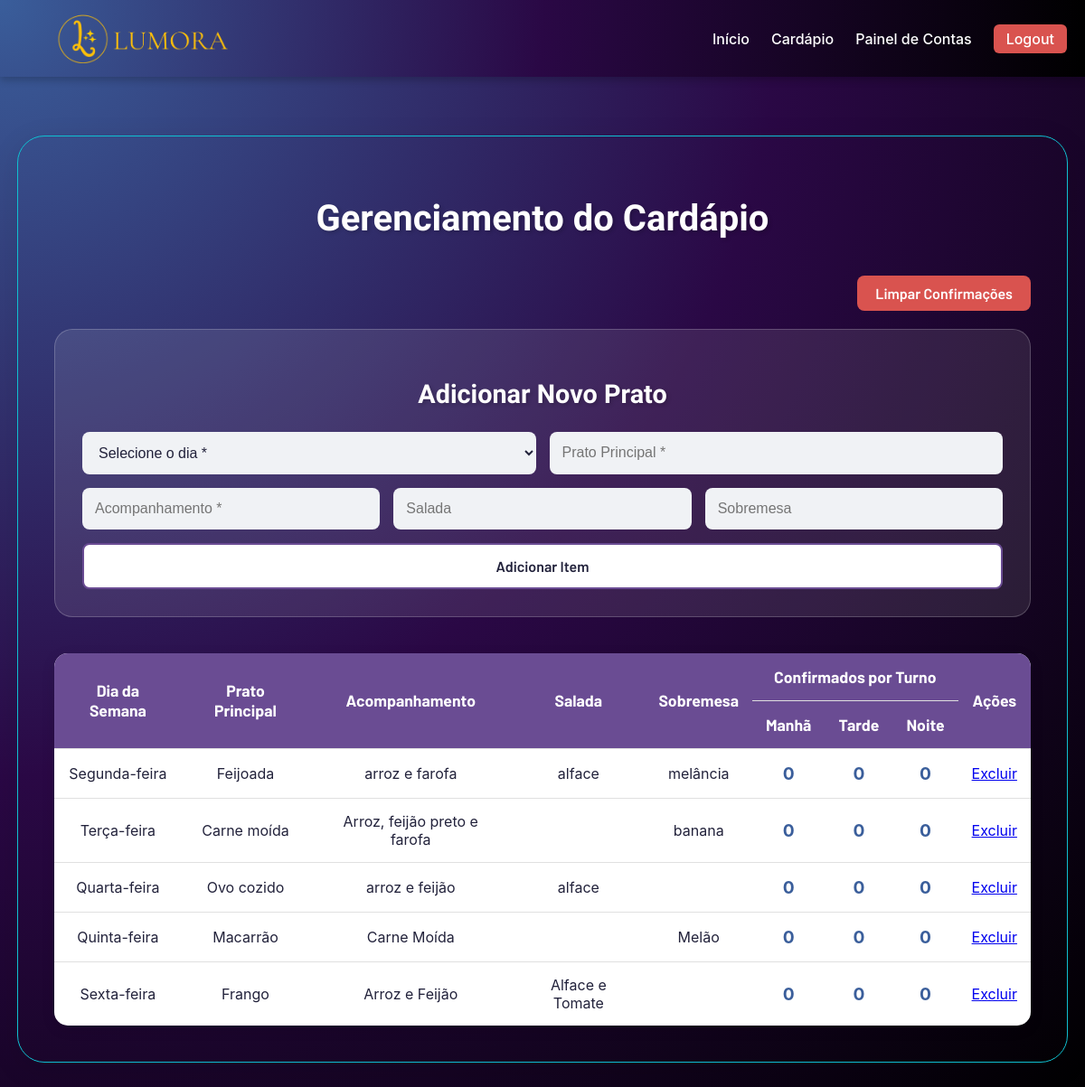
/gerenciar_cardapio.php (signed in), run on the app's committed database.
### tables this page shows
CREATE TABLE IF NOT EXISTS `tb_cardapio` (
  `id` int NOT NULL AUTO_INCREMENT,
  `dia_semana` enum('Segunda-feira','Terça-feira','Quarta-feira','Quinta-feira','Sexta-feira') NOT NULL,
  `prato_principal` varchar(255) NOT NULL,
  `acompanhamento` varchar(255) DEFAULT NULL,
  `salada` varchar(255) DEFAULT NULL,
  `sobremesa` varchar(255) DEFAULT NULL,
  PRIMARY KEY (`id`)
);

### conexao/conexao.php (called while the page is built, shortened)
<?php
class BancodeDados {
    private $host = "localhost";
    private $user = "root";
    private $senha = "";
    private $banco = "gestao_merenda";
	public function conecta(){
        $this->con = mysqli_connect($this->host, $this->user, $this->senha, $this->banco);
    }
}
?>

### gerenciar_cardapio.php (the view, shortened to what this page needs)
<?php
require_once('conexao/conexao.php');
$mysql = new BancodeDados();
$mysql->conecta();
$diasSemana = ['Segunda-feira', 'Terça-feira', 'Quarta-feira', 'Quinta-feira', 'Sexta-feira'];
$turnos = ['Manhã', 'Tarde', 'Noite'];
$contagemConfirmacoes = [];
foreach ($diasSemana as $dia) {
    foreach ($turnos as $turno) {
        $contagemConfirmacoes[$dia][$turno] = 0;
    }
}
?>
<!DOCTYPE html>
<html lang="pt-br">
<head>
    <link rel="stylesheet" href="css/style.css">
    <link rel="stylesheet" href="css/gerenciar.css">
    <link rel="stylesheet" href="https://cdnjs.cloudflare.com/ajax/libs/font-awesome/6.0.0-beta3/css/all.min.css">
</head>
<body class="body-gerenciar">
    <header class="cabecalho-fixo">
        <div class="logo">
         <a href="index.php">
            <img src="imgs/lumora.png" alt="Logo Lumora" class="logo-img">
        </a>
        </div>
       <nav class="menu-principal">
          <ul>
            <li><a href="index.php">Início</a></li>
            <li><a href="cardapio.php">Cardápio</a></li>
            <?php if ($_SESSION['nivel'] === 'admin'): ?>
                <li><a href="painel_contas.php">Painel de Contas</a></li>
            <?php endif; ?>
            <li><a href="logout.php" class="btn-logout">Logout</a></li>
          </ul>
        </nav>
    </header>
    <main class="gerenciar-container-principal">
        <div class="admin-panel-container">
            <h1>Gerenciamento do Cardápio</h1>
            <div class="painel-acoes">
                <a href="limpar_confirmacoes.php" class="btn-limpar" onclick="return confirm('ATENÇÃO: Isso limpará TODAS as confirmações de TODOS os turnos. Deseja continuar?');">
                    Limpar Confirmações
                </a>
            </div>
            <div class="cardapio-form">
                <h2>Adicionar Novo Prato</h2>
                <form action="processar_cardapio.php?acao=adicionar" method="post">
                    <div class="form-row">
                        <select name="dia_semana" required>
                            <option value="" disabled selected>Selecione o dia *</option>
                        </select>
                        <input type="text" name="prato_principal" placeholder="Prato Principal *" required>
                    </div>
                    <div class="form-row">
                        <input type="text" name="acompanhamento" placeholder="Acompanhamento *" required>
                        <input type="text" name="salada" placeholder="Salada">
                        <input type="text" name="sobremesa" placeholder="Sobremesa">
                    </div>
                    <div class="form-row">
                        <button type="submit" class="btn-adicionar-item">Adicionar Item</button>
                    </div>
                </form>
            </div>
            <div class="table-responsive-panel">
                <table class="product-data-table">
                    <thead>
                        <tr>
                            <th rowspan="2">Dia da Semana</th>
                            <th rowspan="2">Prato Principal</th>
                            <th rowspan="2">Acompanhamento</th>
                            <th rowspan="2">Salada</th>
                            <th rowspan="2">Sobremesa</th>
                            <th colspan="3">Confirmados por Turno</th>
                            <th rowspan="2">Ações</th>
                        </tr>
                        <tr>
                            <th>Manhã</th>
                            <th>Tarde</th>
                            <th>Noite</th>
                        </tr>
                    </thead>
                    <tbody>
                        <?php
                        $sql_cardapio = "SELECT * FROM tb_cardapio ORDER BY FIELD(dia_semana, 'Segunda-feira', 'Terça-feira', 'Quarta-feira', 'Quinta-feira', 'Sexta-feira')";
                        $query_cardapio = mysqli_query($mysql->con, $sql_cardapio);
                        while ($dados = mysqli_fetch_array($query_cardapio)) :
                            $dia = $dados['dia_semana'];
                        ?>
                            <tr>
                                <td><?php echo htmlspecialchars($dados['dia_semana']); ?></td>
                                <td><?php echo htmlspecialchars($dados['prato_principal']); ?></td>
                                <td><?php echo htmlspecialchars($dados['acompanhamento']); ?></td>
                                <td><?php echo htmlspecialchars($dados['salada']); ?></td>
                                <td><?php echo htmlspecialchars($dados['sobremesa']); ?></td>
                                <td><strong><?php echo $contagemConfirmacoes[$dia]['Manhã']; ?></strong></td>
                                <td><strong><?php echo $contagemConfirmacoes[$dia]['Tarde']; ?></strong></td>
                                <td><strong><?php echo $contagemConfirmacoes[$dia]['Noite']; ?></strong></td>
                                <td class="actions-cell">
                                    <a href="processar_cardapio.php?acao=excluir&id=<?php echo $dados['id']; ?>" onclick="return confirm('Tem certeza que deseja excluir este item?');" class="btn-panel-danger btn-sm">Excluir</a>
                                </td>
                            </tr>
                        <?php endwhile; ?>
                    </tbody>
                </table>
            </div>
        </div>
    </main>
</body>
</html>

### css/style.css (style rules this page uses)
body { margin: 0; padding: 0; font-family: -apple-system, BlinkMacSystemFont, "Segoe UI", Roboto, "Helvetica Neue", Arial, sans-serif; color: #22223b; padding-top: 60px; display: flex; flex-direction: column; min-height: 100vh; }
main { flex: 1; }
.cabecalho-fixo { position: fixed; top: 0; left: 0; width: 100%; height: 85px; background: radial-gradient(circle at top left, #3a5e9b, #2a0845, #000000); box-shadow: 0 4px 8px rgba(0, 0, 0, 0.2); display: flex; justify-content: space-between; align-items: center; padding: 0 20px; z-index: 1000; box-sizing: border-box; }
.menu-principal ul { list-style: none; display: flex; gap: 24px; margin: 0; padding: 0; }
.menu-principal a { text-decoration: none; color: #ffffff; font-weight: 500; transition: color 0.3s; }
.btn-login, .btn-logout { font-weight: bold; padding: 6px 14px; border-radius: 6px; transition: all 0.3s ease; }
.btn-logout { background: #d9534f; color: #fff; border: none; }
.logo-img { height: 60px; width: auto; object-fit: contain; margin-left: 40px; }
:root { --gal-1: #0d1b3d; --gal-2: #2c1a5e; --gal-3: #3b2a76; --gold: #ffd700; --star-opacity: 0.22; }

### css/gerenciar.css (style rules this page uses)
body.body-gerenciar { background: radial-gradient(circle at top left, #3a5e9b, #2a0845, #000000); padding-top: 100px; }
.gerenciar-container-principal { margin: 50px auto; max-width: 1200px; width: 90%; background: radial-gradient(top left, #5678b1, #52207a, #555555); padding: 40px; border-radius: 30px; border: 1px solid #0fc0d1; box-shadow: 0 8px 32px rgba(0, 0, 0, 0.1); }
.admin-panel-container h1, .admin-panel-container h2 { text-align: center; font-family: "Carter One", cursive; color: #ffffff; text-shadow: 2px 2px 4px rgba(0, 0, 0, 0.2); }
.admin-panel-container h1 { font-size: 2.5em; margin-bottom: 40px; }
.admin-panel-container h2 { font-size: 1.8em; margin-bottom: 25px; }
.cardapio-form { background-color: rgba(255, 255, 255, 0.1); padding: 30px; border-radius: 20px; margin-bottom: 40px; border: 1px solid rgba(255, 255, 255, 0.2); }
.cardapio-form form { display: flex; flex-direction: column; gap: 15px; }
.form-row { display: flex; gap: 15px; }
.form-row > * { flex: 1; }
.cardapio-form input[type="text"], .cardapio-form select { padding: 14px; border: none; border-radius: 8px; background-color: #f0f2f5; font-size: 16px; color: #22223B; }
.btn-adicionar-item { width: 100%; padding: 14px; background-color: #ffffff; color: #22223B; border: 2px solid #6A4C93; border-radius: 8px; font-family: "Barlow", sans-serif; font-weight: 600; font-size: 16px; cursor: pointer; transition: background-color 0.3s ease, color 0.3s ease, transform 0.2s ease; }
.product-data-table { width: 100%; border-collapse: collapse; background-color: #fff; border-radius: 15px; overflow: hidden; box-shadow: 0 4px 15px rgba(0, 0, 0, 0.1); }
.product-data-table th, .product-data-table td { padding: 15px; text-align: center; border-bottom: 1px solid #e0e0e0; }
.product-data-table thead { background-color: #6a4c93; color: #fff; font-family: "Barlow", sans-serif; font-size: 1.1em; }
.product-data-table tbody tr:last-child td { border-bottom: none; }
.product-data-table strong { font-size: 1.2em; color: #3a5e9b; }
.painel-acoes { display: flex; justify-content: flex-end; margin-bottom: 20px; }
.btn-limpar { padding: 10px 20px; background-color: #d9534f; color: #ffffff; border: none; border-radius: 8px; font-family: "Barlow", sans-serif; font-weight: 600; font-size: 16px; text-decoration: none; cursor: pointer; transition: background-color 0.3s ease, transform 0.2s ease; }

### data on the page
tb_cardapio: dia_semana "Segunda-feira", prato_principal "Feijoada", acompanhamento "arroz e farofa", salada "alface", sobremesa "melância", dia_semana "0"
tb_cardapio: dia_semana "Terça-feira", prato_principal "Carne moída", acompanhamento "Arroz, feijão preto e farofa", sobremesa "banana", dia_semana "0"
tb_cardapio: dia_semana "Quarta-feira", prato_principal "Ovo cozido", acompanhamento "arroz e feijão", salada "alface", dia_semana "0"
tb_cardapio: dia_semana "Quinta-feira", prato_principal "Macarrão", acompanhamento "Carne Moída", sobremesa "Melão", dia_semana "0"
tb_cardapio: dia_semana "Sexta-feira", prato_principal "Frango", acompanhamento "Arroz e Feijão", salada "Alface e Tomate", dia_semana "0"
